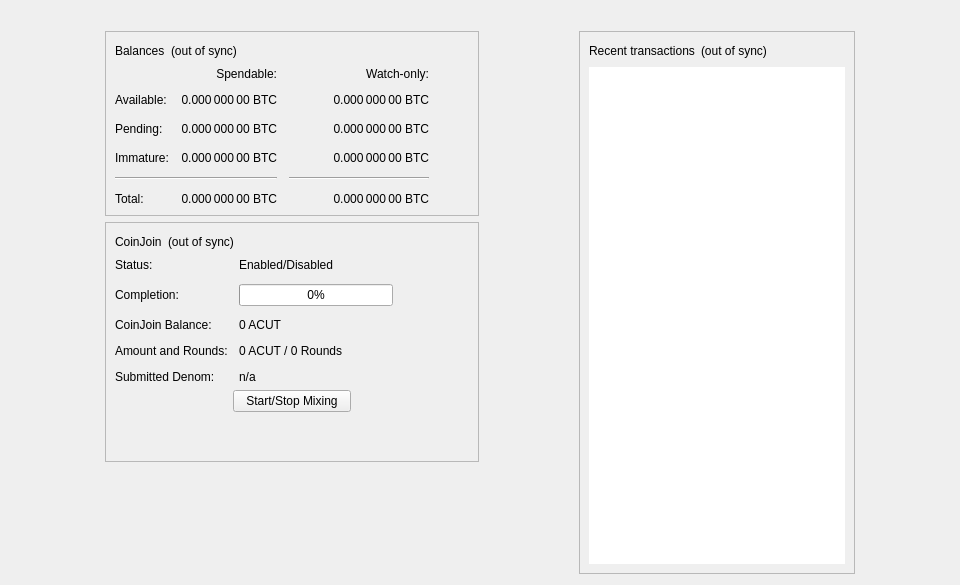
<?xml version="1.0" encoding="UTF-8"?>
<ui version="4.0">
 <class>OverviewPage</class>
 <widget class="QWidget" name="OverviewPage">
  <property name="geometry">
   <rect>
    <x>0</x>
    <y>0</y>
    <width>960</width>
    <height>585</height>
   </rect>
  </property>
  <property name="minimumSize">
   <size>
    <width>960</width>
    <height>0</height>
   </size>
  </property>
  <property name="windowTitle">
   <string>Form</string>
  </property>
  <layout class="QVBoxLayout" name="topLayout">
   <item>
    <widget class="QLabel" name="labelAlerts">
     <property name="visible">
      <bool>false</bool>
     </property>
     <property name="wordWrap">
      <bool>true</bool>
     </property>
     <property name="margin">
      <number>3</number>
     </property>
     <property name="textInteractionFlags">
      <set>Qt::TextSelectableByMouse</set>
     </property>
    </widget>
   </item>
   <item>
    <layout class="QHBoxLayout" name="horizontalLayout" stretch="1,0,1,0,1">
     <item>
      <spacer name="horizontalSpacerLeft">
       <property name="orientation">
        <enum>Qt::Horizontal</enum>
       </property>
       <property name="sizeType">
        <enum>QSizePolicy::Preferred</enum>
       </property>
       <property name="sizeHint" stdset="0">
        <size>
         <width>10</width>
         <height>20</height>
        </size>
       </property>
      </spacer>
     </item>
     <item>
      <layout class="QVBoxLayout" name="verticalLayout_2">
       <item>
        <widget class="QFrame" name="frame">
         <property name="frameShape">
          <enum>QFrame::StyledPanel</enum>
         </property>
         <property name="frameShadow">
          <enum>QFrame::Raised</enum>
         </property>
         <layout class="QVBoxLayout" name="verticalLayout_4">
          <item>
           <layout class="QHBoxLayout" name="horizontalLayout_4">
            <item>
             <widget class="QLabel" name="label_5">
              <property name="text">
               <string>Balances</string>
              </property>
             </widget>
            </item>
            <item>
             <widget class="QLabel" name="labelWalletStatus">
              <property name="toolTip">
               <string>The displayed information may be out of date. Your wallet automatically synchronizes with the Acut network after a connection is established, but this process has not completed yet.</string>
              </property>
              <property name="text">
               <string notr="true">(out of sync)</string>
              </property>
              <property name="alignment">
               <set>Qt::AlignLeading|Qt::AlignLeft|Qt::AlignVCenter</set>
              </property>
             </widget>
            </item>
            <item>
             <spacer name="horizontalSpacer_3">
              <property name="orientation">
               <enum>Qt::Horizontal</enum>
              </property>
              <property name="sizeHint" stdset="0">
               <size>
                <width>40</width>
                <height>20</height>
               </size>
              </property>
             </spacer>
            </item>
           </layout>
          </item>
          <item>
           <layout class="QGridLayout" name="gridLayout">
            <property name="spacing">
             <number>12</number>
            </property>
            <item row="2" column="2">
             <widget class="QLabel" name="labelWatchPending">
              <property name="cursor">
               <cursorShape>IBeamCursor</cursorShape>
              </property>
              <property name="toolTip">
               <string>Unconfirmed transactions to watch-only addresses</string>
              </property>
              <property name="text">
               <string notr="true">0.000 000 00 BTC</string>
              </property>
              <property name="alignment">
               <set>Qt::AlignRight|Qt::AlignTrailing|Qt::AlignVCenter</set>
              </property>
              <property name="textInteractionFlags">
               <set>Qt::LinksAccessibleByMouse|Qt::TextSelectableByKeyboard|Qt::TextSelectableByMouse</set>
              </property>
             </widget>
            </item>
            <item row="2" column="1">
             <widget class="QLabel" name="labelUnconfirmed">
              <property name="cursor">
               <cursorShape>IBeamCursor</cursorShape>
              </property>
              <property name="toolTip">
               <string>Total of transactions that have yet to be confirmed, and do not yet count toward the spendable balance</string>
              </property>
              <property name="text">
               <string notr="true">0.000 000 00 BTC</string>
              </property>
              <property name="alignment">
               <set>Qt::AlignRight|Qt::AlignTrailing|Qt::AlignVCenter</set>
              </property>
              <property name="textInteractionFlags">
               <set>Qt::LinksAccessibleByMouse|Qt::TextSelectableByKeyboard|Qt::TextSelectableByMouse</set>
              </property>
             </widget>
            </item>
            <item row="3" column="2">
             <widget class="QLabel" name="labelWatchImmature">
              <property name="cursor">
               <cursorShape>IBeamCursor</cursorShape>
              </property>
              <property name="toolTip">
               <string>Mined balance in watch-only addresses that has not yet matured</string>
              </property>
              <property name="text">
               <string notr="true">0.000 000 00 BTC</string>
              </property>
              <property name="alignment">
               <set>Qt::AlignRight|Qt::AlignTrailing|Qt::AlignVCenter</set>
              </property>
              <property name="textInteractionFlags">
               <set>Qt::LinksAccessibleByMouse|Qt::TextSelectableByKeyboard|Qt::TextSelectableByMouse</set>
              </property>
             </widget>
            </item>
            <item row="4" column="0" colspan="2">
             <widget class="Line" name="lineSpendableBalance">
              <property name="orientation">
               <enum>Qt::Horizontal</enum>
              </property>
             </widget>
            </item>
            <item row="4" column="2">
             <widget class="Line" name="lineWatchBalance">
              <property name="sizePolicy">
               <sizepolicy hsizetype="Preferred" vsizetype="Fixed">
                <horstretch>0</horstretch>
                <verstretch>0</verstretch>
               </sizepolicy>
              </property>
              <property name="minimumSize">
               <size>
                <width>140</width>
                <height>0</height>
               </size>
              </property>
              <property name="orientation">
               <enum>Qt::Horizontal</enum>
              </property>
             </widget>
            </item>
            <item row="5" column="0">
             <widget class="QLabel" name="labelTotalText">
              <property name="text">
               <string>Total:</string>
              </property>
             </widget>
            </item>
            <item row="3" column="1">
             <widget class="QLabel" name="labelImmature">
              <property name="cursor">
               <cursorShape>IBeamCursor</cursorShape>
              </property>
              <property name="toolTip">
               <string>Mined balance that has not yet matured</string>
              </property>
              <property name="text">
               <string notr="true">0.000 000 00 BTC</string>
              </property>
              <property name="alignment">
               <set>Qt::AlignRight|Qt::AlignTrailing|Qt::AlignVCenter</set>
              </property>
              <property name="textInteractionFlags">
               <set>Qt::LinksAccessibleByMouse|Qt::TextSelectableByKeyboard|Qt::TextSelectableByMouse</set>
              </property>
             </widget>
            </item>
            <item row="2" column="3">
             <spacer name="horizontalSpacer_2">
              <property name="orientation">
               <enum>Qt::Horizontal</enum>
              </property>
              <property name="sizeHint" stdset="0">
               <size>
                <width>40</width>
                <height>20</height>
               </size>
              </property>
             </spacer>
            </item>
            <item row="3" column="0">
             <widget class="QLabel" name="labelImmatureText">
              <property name="text">
               <string>Immature:</string>
              </property>
             </widget>
            </item>
            <item row="5" column="1">
             <widget class="QLabel" name="labelTotal">
              <property name="cursor">
               <cursorShape>IBeamCursor</cursorShape>
              </property>
              <property name="toolTip">
               <string>Your current total balance</string>
              </property>
              <property name="text">
               <string notr="true">0.000 000 00 BTC</string>
              </property>
              <property name="alignment">
               <set>Qt::AlignRight|Qt::AlignTrailing|Qt::AlignVCenter</set>
              </property>
              <property name="textInteractionFlags">
               <set>Qt::LinksAccessibleByMouse|Qt::TextSelectableByKeyboard|Qt::TextSelectableByMouse</set>
              </property>
             </widget>
            </item>
            <item row="5" column="2">
             <widget class="QLabel" name="labelWatchTotal">
              <property name="cursor">
               <cursorShape>IBeamCursor</cursorShape>
              </property>
              <property name="toolTip">
               <string>Current total balance in watch-only addresses</string>
              </property>
              <property name="text">
               <string notr="true">0.000 000 00 BTC</string>
              </property>
              <property name="alignment">
               <set>Qt::AlignRight|Qt::AlignTrailing|Qt::AlignVCenter</set>
              </property>
              <property name="textInteractionFlags">
               <set>Qt::LinksAccessibleByMouse|Qt::TextSelectableByKeyboard|Qt::TextSelectableByMouse</set>
              </property>
             </widget>
            </item>
            <item row="0" column="2">
             <widget class="QLabel" name="labelWatchonly">
              <property name="text">
               <string>Watch-only:</string>
              </property>
              <property name="alignment">
               <set>Qt::AlignRight|Qt::AlignTrailing|Qt::AlignVCenter</set>
              </property>
             </widget>
            </item>
            <item row="1" column="0">
             <widget class="QLabel" name="labelBalanceText">
              <property name="text">
               <string>Available:</string>
              </property>
             </widget>
            </item>
            <item row="1" column="1">
             <widget class="QLabel" name="labelBalance">
              <property name="cursor">
               <cursorShape>IBeamCursor</cursorShape>
              </property>
              <property name="toolTip">
               <string>Your current spendable balance</string>
              </property>
              <property name="text">
               <string notr="true">0.000 000 00 BTC</string>
              </property>
              <property name="alignment">
               <set>Qt::AlignRight|Qt::AlignTrailing|Qt::AlignVCenter</set>
              </property>
              <property name="textInteractionFlags">
               <set>Qt::LinksAccessibleByMouse|Qt::TextSelectableByKeyboard|Qt::TextSelectableByMouse</set>
              </property>
             </widget>
            </item>
            <item row="1" column="2">
             <widget class="QLabel" name="labelWatchAvailable">
              <property name="cursor">
               <cursorShape>IBeamCursor</cursorShape>
              </property>
              <property name="toolTip">
               <string>Your current balance in watch-only addresses</string>
              </property>
              <property name="text">
               <string notr="true">0.000 000 00 BTC</string>
              </property>
              <property name="alignment">
               <set>Qt::AlignRight|Qt::AlignTrailing|Qt::AlignVCenter</set>
              </property>
              <property name="textInteractionFlags">
               <set>Qt::LinksAccessibleByMouse|Qt::TextSelectableByKeyboard|Qt::TextSelectableByMouse</set>
              </property>
             </widget>
            </item>
            <item row="2" column="0">
             <widget class="QLabel" name="labelPendingText">
              <property name="text">
               <string>Pending:</string>
              </property>
             </widget>
            </item>
            <item row="0" column="1">
             <widget class="QLabel" name="labelSpendable">
              <property name="text">
               <string>Spendable:</string>
              </property>
              <property name="alignment">
               <set>Qt::AlignRight|Qt::AlignTrailing|Qt::AlignVCenter</set>
              </property>
             </widget>
            </item>
           </layout>
          </item>
         </layout>
        </widget>
       </item>
       <item>
        <widget class="QFrame" name="frameCoinJoin">
         <property name="layoutDirection">
          <enum>Qt::LeftToRight</enum>
         </property>
         <property name="frameShape">
          <enum>QFrame::StyledPanel</enum>
         </property>
         <property name="frameShadow">
          <enum>QFrame::Raised</enum>
         </property>
         <layout class="QVBoxLayout" name="VerticalLayout_PS1">
          <item>
           <layout class="QHBoxLayout" name="horizontalLayout_5">
            <item>
             <widget class="QLabel" name="labelCoinJoinHeader">
              <property name="text">
               <string notr="true">CoinJoin</string>
              </property>
             </widget>
            </item>
            <item>
             <widget class="QLabel" name="labelCoinJoinSyncStatus">
              <property name="toolTip">
               <string>The displayed information may be out of date. Your wallet automatically synchronizes with the Acut network after a connection is established, but this process has not completed yet.</string>
              </property>
              <property name="text">
               <string notr="true">(out of sync)</string>
              </property>
              <property name="alignment">
               <set>Qt::AlignLeading|Qt::AlignLeft|Qt::AlignVCenter</set>
              </property>
             </widget>
            </item>
            <item>
             <spacer name="horizontalSpacer_4">
              <property name="orientation">
               <enum>Qt::Horizontal</enum>
              </property>
              <property name="sizeHint" stdset="0">
               <size>
                <width>40</width>
                <height>20</height>
               </size>
              </property>
             </spacer>
            </item>
           </layout>
          </item>
          <item>
           <layout class="QFormLayout" name="coinJoinFormLayout">
            <property name="fieldGrowthPolicy">
             <enum>QFormLayout::AllNonFixedFieldsGrow</enum>
            </property>
            <property name="horizontalSpacing">
             <number>11</number>
            </property>
            <property name="verticalSpacing">
             <number>12</number>
            </property>
            <item row="0" column="0">
             <widget class="QLabel" name="labelCoinJoinEnabledText">
              <property name="text">
               <string>Status:</string>
              </property>
             </widget>
            </item>
            <item row="0" column="1">
             <widget class="QLabel" name="labelCoinJoinEnabled">
              <property name="text">
               <string>Enabled/Disabled</string>
              </property>
             </widget>
            </item>
            <item row="1" column="0">
             <widget class="QLabel" name="labelCompletitionText">
              <property name="text">
               <string>Completion:</string>
              </property>
             </widget>
            </item>
            <item row="1" column="1">
             <widget class="QProgressBar" name="coinJoinProgress">
              <property name="maximumSize">
               <size>
                <width>154</width>
                <height>16777215</height>
               </size>
              </property>
              <property name="value">
               <number>0</number>
              </property>
             </widget>
            </item>
            <item row="2" column="0">
             <widget class="QLabel" name="labelAnonymizedText">
              <property name="text">
               <string notr="true">CoinJoin Balance:</string>
              </property>
             </widget>
            </item>
            <item row="2" column="1">
             <widget class="QLabel" name="labelAnonymized">
              <property name="text">
               <string notr="true">0 ACUT</string>
              </property>
             </widget>
            </item>
            <item row="3" column="0">
             <widget class="QLabel" name="labelAmountAndRoundsText">
              <property name="text">
               <string>Amount and Rounds:</string>
              </property>
             </widget>
            </item>
            <item row="3" column="1">
             <widget class="QLabel" name="labelAmountRounds">
              <property name="text">
               <string>0 ACUT / 0 Rounds</string>
              </property>
             </widget>
            </item>
            <item row="4" column="0">
             <widget class="QLabel" name="labelSubmittedDenomText">
              <property name="text">
               <string>Submitted Denom:</string>
              </property>
             </widget>
            </item>
            <item row="4" column="1">
             <widget class="QLabel" name="labelSubmittedDenom">
              <property name="toolTip">
               <string>The denominations you submitted to the Masternode.&lt;br&gt;To mix, other users must submit the exact same denominations.</string>
              </property>
              <property name="text">
               <string>n/a</string>
              </property>
              <property name="wordWrap">
               <bool>true</bool>
              </property>
             </widget>
            </item>
           </layout>
          </item>
          <item>
           <layout class="QVBoxLayout" name="VerticalLayout_PS">
            <item>
             <layout class="QHBoxLayout" name="horizontalLayout_3">
              <property name="topMargin">
               <number>0</number>
              </property>
              <item>
               <spacer name="horizontalSpacer_5">
                <property name="orientation">
                 <enum>Qt::Horizontal</enum>
                </property>
                <property name="sizeHint" stdset="0">
                 <size>
                  <width>40</width>
                  <height>20</height>
                 </size>
                </property>
               </spacer>
              </item>
              <item>
               <widget class="QPushButton" name="toggleCoinJoin">
                <property name="sizePolicy">
                 <sizepolicy hsizetype="MinimumExpanding" vsizetype="Fixed">
                  <horstretch>0</horstretch>
                  <verstretch>0</verstretch>
                 </sizepolicy>
                </property>
                <property name="text">
                 <string>Start/Stop Mixing</string>
                </property>
               </widget>
              </item>
              <item>
               <spacer name="horizontalSpacer_6">
                <property name="orientation">
                 <enum>Qt::Horizontal</enum>
                </property>
                <property name="sizeHint" stdset="0">
                 <size>
                  <width>40</width>
                  <height>20</height>
                 </size>
                </property>
               </spacer>
              </item>
             </layout>
            </item>
            <item>
             <spacer name="verticalSpacer_3">
              <property name="orientation">
               <enum>Qt::Vertical</enum>
              </property>
              <property name="sizeHint" stdset="0">
               <size>
                <width>20</width>
                <height>40</height>
               </size>
              </property>
             </spacer>
            </item>
           </layout>
          </item>
         </layout>
        </widget>
       </item>
       <item>
        <spacer name="verticalSpacer">
         <property name="orientation">
          <enum>Qt::Vertical</enum>
         </property>
         <property name="sizeHint" stdset="0">
          <size>
           <width>20</width>
           <height>40</height>
          </size>
         </property>
        </spacer>
       </item>
      </layout>
     </item>
     <item>
      <spacer name="horizontalSpacerCenter">
       <property name="orientation">
        <enum>Qt::Horizontal</enum>
       </property>
       <property name="sizeHint" stdset="0">
        <size>
         <width>10</width>
         <height>20</height>
        </size>
       </property>
      </spacer>
     </item>
     <item>
      <layout class="QVBoxLayout" name="verticalLayout_3">
       <item>
        <widget class="QFrame" name="frame_2">
         <property name="frameShape">
          <enum>QFrame::StyledPanel</enum>
         </property>
         <property name="frameShadow">
          <enum>QFrame::Raised</enum>
         </property>
         <layout class="QVBoxLayout" name="verticalLayout">
          <item>
           <layout class="QHBoxLayout" name="horizontalLayout_2">
            <item>
             <widget class="QLabel" name="label_4">
              <property name="text">
               <string>Recent transactions</string>
              </property>
             </widget>
            </item>
            <item>
             <widget class="QLabel" name="labelTransactionsStatus">
              <property name="toolTip">
               <string>The displayed information may be out of date. Your wallet automatically synchronizes with the Acut network after a connection is established, but this process has not completed yet.</string>
              </property>
              <property name="text">
               <string notr="true">(out of sync)</string>
              </property>
              <property name="alignment">
               <set>Qt::AlignLeading|Qt::AlignLeft|Qt::AlignVCenter</set>
              </property>
             </widget>
            </item>
            <item>
             <spacer name="horizontalSpacer">
              <property name="orientation">
               <enum>Qt::Horizontal</enum>
              </property>
              <property name="sizeHint" stdset="0">
               <size>
                <width>40</width>
                <height>20</height>
               </size>
              </property>
             </spacer>
            </item>
           </layout>
          </item>
          <item>
           <widget class="QListView" name="listTransactions">
            <property name="frameShape">
             <enum>QFrame::NoFrame</enum>
            </property>
            <property name="verticalScrollBarPolicy">
             <enum>Qt::ScrollBarAlwaysOff</enum>
            </property>
            <property name="horizontalScrollBarPolicy">
             <enum>Qt::ScrollBarAlwaysOff</enum>
            </property>
            <property name="selectionMode">
             <enum>QAbstractItemView::NoSelection</enum>
            </property>
           </widget>
          </item>
         </layout>
        </widget>
       </item>
      </layout>
     </item>
     <item>
      <spacer name="horizontalSpacerRight">
       <property name="orientation">
        <enum>Qt::Horizontal</enum>
       </property>
       <property name="sizeType">
        <enum>QSizePolicy::Preferred</enum>
       </property>
       <property name="sizeHint" stdset="0">
        <size>
         <width>10</width>
         <height>20</height>
        </size>
       </property>
      </spacer>
     </item>
    </layout>
   </item>
  </layout>
 </widget>
 <resources/>
 <connections/>
</ui>
